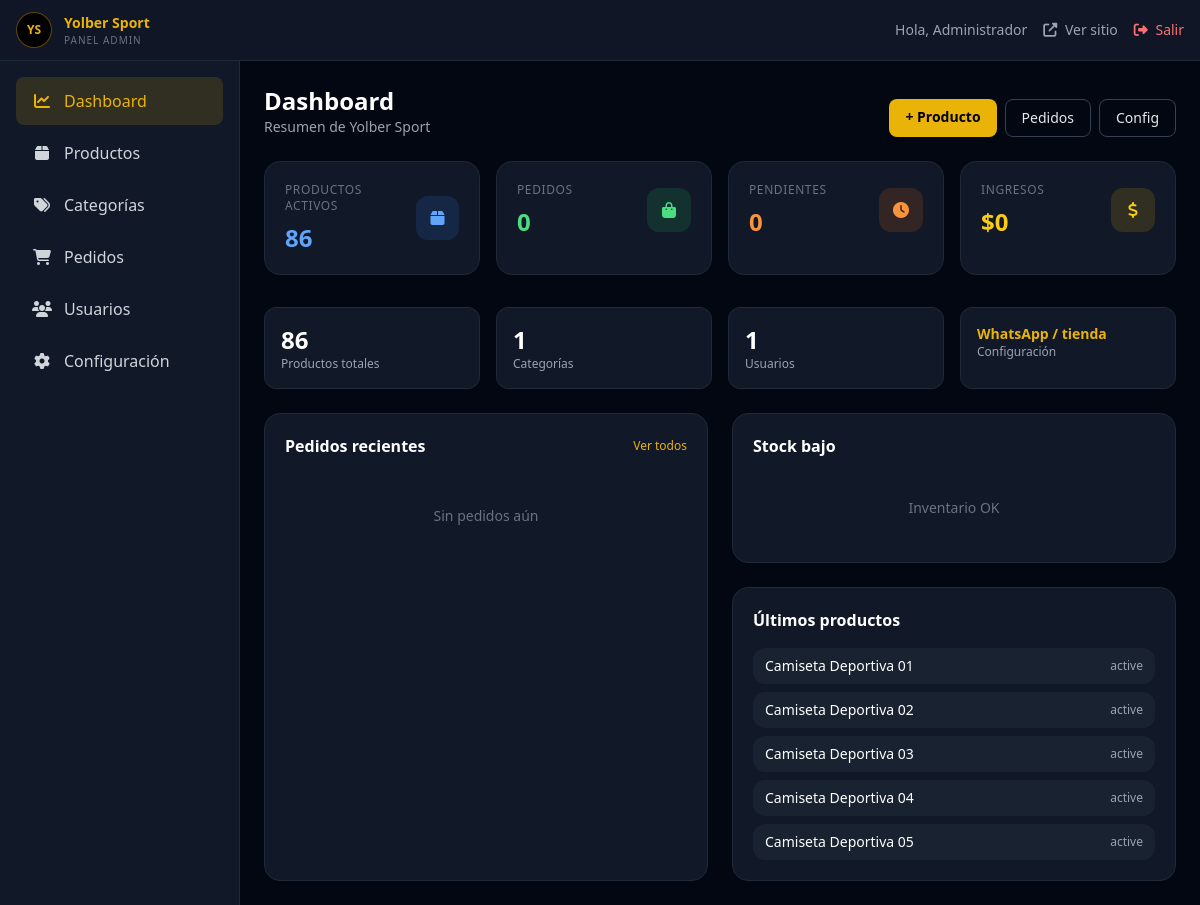
Page /admin/dashboard.php (signed in) on the committed database.
### tables this page shows
CREATE TABLE IF NOT EXISTS products (
    id INT AUTO_INCREMENT PRIMARY KEY,
    title VARCHAR(255) NOT NULL,
    description TEXT,
    handle VARCHAR(255) UNIQUE NOT NULL,
    category_id INT NULL,
    status ENUM('active', 'draft', 'archived') DEFAULT 'active',
    created_at TIMESTAMP DEFAULT CURRENT_TIMESTAMP,
    updated_at TIMESTAMP DEFAULT CURRENT_TIMESTAMP ON UPDATE CURRENT_TIMESTAMP,
    INDEX idx_handle (handle),
    INDEX idx_status (status),
    INDEX idx_category_id (category_id),
    FOREIGN KEY (category_id) REFERENCES categories(id) ON DELETE SET NULL
);

### config/database.php (called while the page is built, shortened)
<?php
class Database {
    private static $instance = null;
    private $connection;
    private function __construct() {
        $host = getenv('DB_HOST') ?: 'localhost';
        $dbname = getenv('DB_NAME') ?: 'yober_sport';
        $username = getenv('DB_USER') ?: 'root';
        $password = getenv('DB_PASSWORD') ?: '';
        $charset = 'utf8mb4';
        $dsn = "mysql:host=$host;dbname=$dbname;charset=$charset";
        try {
            $this->connection = new PDO($dsn, $username, $password, [
                PDO::ATTR_ERRMODE => PDO::ERRMODE_EXCEPTION,
                PDO::ATTR_DEFAULT_FETCH_MODE => PDO::FETCH_ASSOC,
                PDO::ATTR_EMULATE_PREPARES => false,
            ]);
        } catch (PDOException $e) {
            error_log("Database connection failed: " . $e->getMessage());
            $isApi = strpos($_SERVER['SCRIPT_NAME'] ?? '', '/api/') !== false;
            http_response_code(500);
            if ($isApi) {
                header('Content-Type: application/json');
                echo json_encode(['error' => 'Database connection failed', 'detail' => $e->getMessage()]);
            } else {
                header('Content-Type: text/html; charset=utf-8');
                echo '<!DOCTYPE html><html><body style="font-family:sans-serif;background:#111;color:#fff;padding:2rem">';
                echo '<h1>Error de conexión a la base de datos</h1>';
                echo '<p>Revisa <code>backend/.env</code> (DB_HOST, DB_NAME=yober_sport, DB_USER, DB_PASSWORD).</p>';
                echo '<pre style="color:#f87171">' . htmlspecialchars($e->getMessage()) . '</pre>';
                echo '</body></html>';
            }
            exit;
        }
    }
    private static function loadEnv(): void {
        $path = dirname(__DIR__) . DIRECTORY_SEPARATOR . '.env';
        if (!is_readable($path)) {
            return;
        }
    }
    public static function getInstance() {
        if (self::$instance === null) {
            self::$instance = new self();
        }
        return self::$instance;
    }
    public function query($sql, $params = []) {
        $stmt = $this->connection->prepare($sql);
        $stmt->execute($params);
        return $stmt;
    }
    public function fetchAll($sql, $params = []) {
        $stmt = $this->query($sql, $params);
        return $stmt->fetchAll();
    }
    public function fetchOne($sql, $params = []) {
        $stmt = $this->query($sql, $params);
        return $stmt->fetch();
    }
}

### admin/dashboard.php (the view, shortened to what this page needs)
<?php
require_once __DIR__ . '/includes/bootstrap.php';
$db = Database::getInstance();
$stats = [
    'products' => (int)($db->fetchOne("SELECT COUNT(*) as c FROM products")['c'] ?? 0),
    'active_products' => (int)($db->fetchOne("SELECT COUNT(*) as c FROM products WHERE status = 'active'")['c'] ?? 0),
    'categories' => 0,
    'orders' => (int)($db->fetchOne("SELECT COUNT(*) as c FROM orders")['c'] ?? 0),
    'pending' => (int)($db->fetchOne("SELECT COUNT(*) as c FROM orders WHERE status = 'pending'")['c'] ?? 0),
    'users' => (int)($db->fetchOne("SELECT COUNT(*) as c FROM users")['c'] ?? 0),
    'revenue' => (float)($db->fetchOne("SELECT COALESCE(SUM(total_amount),0) as t FROM orders WHERE status != 'cancelled'")['t'] ?? 0),
];
try {
    $stats['categories'] = (int)($db->fetchOne("SELECT COUNT(*) as c FROM categories WHERE is_active = 1")['c'] ?? 0);
} catch (Throwable $e) {}
$recent_orders = $db->fetchAll("SELECT * FROM orders ORDER BY created_at DESC LIMIT 6");
$low_stock = $db->fetchAll("
    SELECT p.title, pv.title as variant_title, pv.inventory_quantity, p.id as product_id
    FROM product_variants pv
    JOIN products p ON pv.product_id = p.id
    WHERE pv.inventory_quantity < 5
    ORDER BY pv.inventory_quantity ASC
    LIMIT 6
");
$latest_products = $db->fetchAll("SELECT id, title, status, created_at FROM products ORDER BY created_at DESC LIMIT 5");
adminLayoutStart('Dashboard', 'dashboard');
?>
<div class="mb-6 flex flex-wrap items-end justify-between gap-4">
    <div>
        <h2 class="text-2xl font-bold">Dashboard</h2>
        <p class="text-sm text-gray-400">Resumen de Yolber Sport</p>
    </div>
    <div class="flex flex-wrap gap-2">
        <a href="products.php" class="rounded-lg bg-yellow-500 px-4 py-2 text-sm font-bold text-black hover:bg-yellow-400">+ Producto</a>
        <a href="orders.php" class="rounded-lg border border-gray-700 px-4 py-2 text-sm text-gray-200 hover:bg-gray-800">Pedidos</a>
        <a href="settings.php" class="rounded-lg border border-gray-700 px-4 py-2 text-sm text-gray-200 hover:bg-gray-800">Config</a>
    </div>
</div>
<div class="mb-8 grid grid-cols-2 gap-4 lg:grid-cols-4">
    <?php
    $cards = [
        ['Productos activos', $stats['active_products'], 'fa-box', 'text-blue-400', 'bg-blue-500/15'],
        ['Pedidos', $stats['orders'], 'fa-bag-shopping', 'text-green-400', 'bg-green-500/15'],
        ['Pendientes', $stats['pending'], 'fa-clock', 'text-orange-400', 'bg-orange-500/15'],
        ['Ingresos', '$' . number_format($stats['revenue'], 0, ',', '.'), 'fa-dollar-sign', 'text-yellow-400', 'bg-yellow-500/15'],
    ];
    foreach ($cards as [$label, $value, $icon, $color, $bg]):
    ?>
        <div class="rounded-2xl border border-gray-800 bg-gray-900 p-5">
            <div class="flex items-center justify-between">
                <div>
                    <p class="text-xs uppercase tracking-wider text-gray-500"><?php echo $label; ?></p>
                    <p class="mt-2 text-2xl font-bold <?php echo $color; ?>"><?php echo $value; ?></p>
                </div>
                <div class="grid h-11 w-11 place-items-center rounded-xl <?php echo $bg; ?>">
                    <i class="fas <?php echo $icon; ?> <?php echo $color; ?>"></i>
                </div>
            </div>
        </div>
    <?php endforeach; ?>
</div>
<div class="mb-6 grid grid-cols-2 gap-4 md:grid-cols-4">
    <a href="products.php" class="rounded-xl border border-gray-800 bg-gray-900 p-4 hover:border-yellow-500/40">
        <p class="text-2xl font-bold"><?php echo $stats['products']; ?></p>
        <p class="text-xs text-gray-400">Productos totales</p>
    </a>
    <a href="categories.php" class="rounded-xl border border-gray-800 bg-gray-900 p-4 hover:border-yellow-500/40">
        <p class="text-2xl font-bold"><?php echo $stats['categories']; ?></p>
        <p class="text-xs text-gray-400">Categorías</p>
    </a>
    <a href="users.php" class="rounded-xl border border-gray-800 bg-gray-900 p-4 hover:border-yellow-500/40">
        <p class="text-2xl font-bold"><?php echo $stats['users']; ?></p>
        <p class="text-xs text-gray-400">Usuarios</p>
    </a>
    <a href="settings.php" class="rounded-xl border border-gray-800 bg-gray-900 p-4 hover:border-yellow-500/40">
        <p class="text-sm font-bold text-yellow-500">WhatsApp / tienda</p>
        <p class="text-xs text-gray-400">Configuración</p>
    </a>
</div>
<div class="grid gap-6 lg:grid-cols-2">
    <div class="rounded-2xl border border-gray-800 bg-gray-900 p-5">
        <div class="mb-4 flex items-center justify-between">
            <h3 class="font-bold">Pedidos recientes</h3>
            <a href="orders.php" class="text-xs text-yellow-500">Ver todos</a>
        </div>
        <?php if (!$recent_orders): ?>
            <p class="py-8 text-center text-sm text-gray-500">Sin pedidos aún</p>
        <?php endif; ?>
    </div>
    <div class="space-y-6">
        <div class="rounded-2xl border border-gray-800 bg-gray-900 p-5">
            <h3 class="mb-4 font-bold">Stock bajo</h3>
            <?php if (!$low_stock): ?>
                <p class="py-6 text-center text-sm text-gray-500">Inventario OK</p>
            <?php endif; ?>
        </div>
        <div class="rounded-2xl border border-gray-800 bg-gray-900 p-5">
            <h3 class="mb-4 font-bold">Últimos productos</h3>
            <div class="space-y-2">
                <?php foreach ($latest_products as $p): ?>
                    <a href="edit.php?id=<?php echo (int)$p['id']; ?>" class="flex items-center justify-between rounded-xl bg-gray-800/60 px-3 py-2 hover:bg-gray-800">
                        <span class="text-sm"><?php echo htmlspecialchars($p['title']); ?></span>
                        <span class="text-xs text-gray-400"><?php echo htmlspecialchars($p['status']); ?></span>
                    </a>
                <?php endforeach; ?>
            </div>
        </div>
    </div>
</div>
<?php adminLayoutEnd(); ?>

### admin/includes/bootstrap.php (shortened to what this page needs)
<?php
require_once __DIR__ . '/../../config/database.php';
function adminNavItems(): array {
    return [
        'dashboard' => ['href' => 'dashboard.php', 'icon' => 'fa-chart-line', 'label' => 'Dashboard'],
        'products' => ['href' => 'products.php', 'icon' => 'fa-box', 'label' => 'Productos'],
        'categories' => ['href' => 'categories.php', 'icon' => 'fa-tags', 'label' => 'Categorías'],
        'orders' => ['href' => 'orders.php', 'icon' => 'fa-shopping-cart', 'label' => 'Pedidos'],
        'users' => ['href' => 'users.php', 'icon' => 'fa-users', 'label' => 'Usuarios'],
        'settings' => ['href' => 'settings.php', 'icon' => 'fa-cog', 'label' => 'Configuración'],
    ];
}
function adminLayoutStart(string $title, string $active = 'dashboard'): void {
    $userName = htmlspecialchars($_SESSION['user_name'] ?? 'Admin');
    $items = adminNavItems();
    ?>
<!DOCTYPE html>
<html lang="es">
<head>
    <script src="https://cdn.tailwindcss.com"></script>
    <link rel="stylesheet" href="https://cdnjs.cloudflare.com/ajax/libs/font-awesome/6.4.0/css/all.min.css">
</head>
<body class="bg-gray-950 min-h-screen text-white">
    <nav class="sticky top-0 z-40 border-b border-gray-800 bg-gray-900/95 backdrop-blur">
        <div class="mx-auto flex max-w-[1400px] items-center justify-between px-4 py-3">
            <div class="flex items-center gap-3">
                <div class="grid h-9 w-9 place-items-center rounded-full border border-yellow-500/40 bg-black text-xs font-bold text-yellow-500">YS</div>
                <div>
                    <p class="text-sm font-bold text-yellow-500">Yolber Sport</p>
                    <p class="text-[10px] uppercase tracking-widest text-gray-500">Panel admin</p>
                </div>
            </div>
            <div class="flex items-center gap-4 text-sm">
                <span class="hidden text-gray-400 sm:inline">Hola, <?php echo $userName; ?></span>
                <a href="../../" target="_blank" class="text-gray-400 transition hover:text-yellow-500">
                    <i class="fas fa-external-link-alt mr-1"></i> Ver sitio
                </a>
                <a href="logout.php" class="text-red-400 transition hover:text-red-300">
                    <i class="fas fa-sign-out-alt mr-1"></i> Salir
                </a>
            </div>
        </div>
    </nav>
    <div class="mx-auto flex max-w-[1400px]">
        <aside class="hidden w-60 flex-shrink-0 border-r border-gray-800 bg-gray-900 p-4 lg:block min-h-[calc(100vh-57px)]">
            <nav class="space-y-1">
                <?php foreach ($items as $key => $item): ?>
                    <a href="<?php echo $item['href']; ?>"
                       class="flex items-center gap-3 rounded-lg px-4 py-3 transition <?php echo $active === $key ? 'bg-yellow-500/15 text-yellow-500' : 'text-gray-300 hover:bg-gray-800'; ?>">
                        <i class="fas <?php echo $item['icon']; ?> w-5 text-center"></i>
                        <?php echo htmlspecialchars($item['label']); ?>
                    </a>
                <?php endforeach; ?>
            </nav>
        </aside>
        <main class="min-w-0 flex-1 p-4 md:p-6">
    <?php
}
function adminLayoutEnd(): void {
    ?>
        </main>
    </div>
</body>
</html>
    <?php
}

### rows in the picture
products: title "Camiseta Deportiva 01", status "active"
products: title "Camiseta Deportiva 02", status "active"
products: title "Camiseta Deportiva 03", status "active"
products: title "Camiseta Deportiva 04", status "active"
products: title "Camiseta Deportiva 05", status "active"

### other values in the picture
$userName "Administrador"
$item['label'] "Dashboard"
$item['label'] "Productos"
$item['label'] "Categorías"
$item['label'] "Pedidos"
$item['label'] "Usuarios"
$item['label'] "Configuración"
$label "PRODUCTOS ACTIVOS"
$value "86"
$label "PEDIDOS"
$value "0"
$label "PENDIENTES"
$label "INGRESOS"
$value "$0"
$stats['products'] "86"
